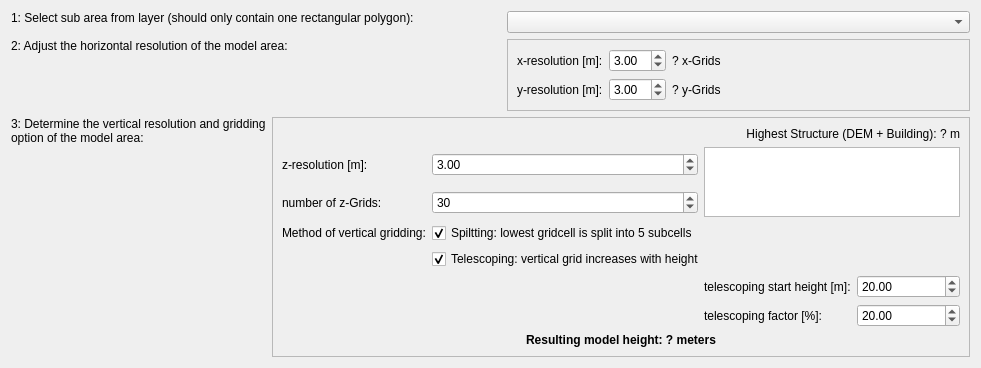
                    <widget class="QWidget" name="tab_2">
                     <attribute name="title">
                      <string>General Settings</string>
                     </attribute>
                     <layout class="QGridLayout" name="gridLayout_11">
                      <item row="3" column="1" rowspan="2" colspan="3">
                       <widget class="QFrame" name="frm_vertExt">
                        <property name="frameShape">
                         <enum>QFrame::Shape::StyledPanel</enum>
                        </property>
                        <property name="frameShadow">
                         <enum>QFrame::Shadow::Raised</enum>
                        </property>
                        <layout class="QGridLayout" name="gridLayout_13">
                         <item row="14" column="0" colspan="4">
                          <widget class="QLabel" name="l_zHeight">
                           <property name="sizePolicy">
                            <sizepolicy hsizetype="Expanding" vsizetype="Preferred">
                             <horstretch>0</horstretch>
                             <verstretch>0</verstretch>
                            </sizepolicy>
                           </property>
                           <property name="font">
                            <font>
                             <bold>true</bold>
                            </font>
                           </property>
                           <property name="text">
                            <string>Resulting model height: ? meters</string>
                           </property>
                           <property name="alignment">
                            <set>Qt::AlignmentFlag::AlignCenter</set>
                           </property>
                          </widget>
                         </item>
                         <item row="12" column="2">
                          <widget class="QLabel" name="l_zGrids_4">
                           <property name="text">
                            <string>telescoping factor [%]:</string>
                           </property>
                          </widget>
                         </item>
                         <item row="4" column="1">
                          <widget class="QgsSpinBox" name="se_zGrids">
                           <property name="sizePolicy">
                            <sizepolicy hsizetype="Minimum" vsizetype="Fixed">
                             <horstretch>0</horstretch>
                             <verstretch>0</verstretch>
                            </sizepolicy>
                           </property>
                           <property name="minimum">
                            <number>1</number>
                           </property>
                           <property name="value">
                            <number>30</number>
                           </property>
                           <property name="showClearButton">
                            <bool>false</bool>
                           </property>
                           <property name="clearValue">
                            <bool>false</bool>
                           </property>
                          </widget>
                         </item>
                         <item row="3" column="2" rowspan="2" colspan="2">
                          <widget class="QTextBrowser" name="tb_zPreview">
                           <property name="sizePolicy">
                            <sizepolicy hsizetype="Expanding" vsizetype="Expanding">
                             <horstretch>0</horstretch>
                             <verstretch>0</verstretch>
                            </sizepolicy>
                           </property>
                          </widget>
                         </item>
                         <item row="12" column="3">
                          <widget class="QgsDoubleSpinBox" name="se_teleStretch">
                           <property name="minimum">
                            <double>0.000000000000000</double>
                           </property>
                           <property name="maximum">
                            <double>30.000000000000000</double>
                           </property>
                           <property name="value">
                            <double>20.000000000000000</double>
                           </property>
                           <property name="showClearButton">
                            <bool>false</bool>
                           </property>
                          </widget>
                         </item>
                         <item row="4" column="0">
                          <widget class="QLabel" name="l_zGrids">
                           <property name="text">
                            <string>number of z-Grids:</string>
                           </property>
                          </widget>
                         </item>
                         <item row="3" column="1">
                          <widget class="QgsDoubleSpinBox" name="se_dz">
                           <property name="sizePolicy">
                            <sizepolicy hsizetype="Preferred" vsizetype="Fixed">
                             <horstretch>0</horstretch>
                             <verstretch>0</verstretch>
                            </sizepolicy>
                           </property>
                           <property name="minimum">
                            <double>0.500000000000000</double>
                           </property>
                           <property name="maximum">
                            <double>99.000000000000000</double>
                           </property>
                           <property name="singleStep">
                            <double>0.500000000000000</double>
                           </property>
                           <property name="value">
                            <double>3.000000000000000</double>
                           </property>
                           <property name="showClearButton">
                            <bool>false</bool>
                           </property>
                           <property name="clearValue">
                            <bool>false</bool>
                           </property>
                          </widget>
                         </item>
                         <item row="10" column="2">
                          <widget class="QLabel" name="l_zGrids_3">
                           <property name="text">
                            <string>telescoping start height [m]:</string>
                           </property>
                          </widget>
                         </item>
                         <item row="10" column="3">
                          <widget class="QgsDoubleSpinBox" name="se_teleStart">
                           <property name="minimum">
                            <double>0.000000000000000</double>
                           </property>
                           <property name="maximum">
                            <double>99999.990000000005239</double>
                           </property>
                           <property name="value">
                            <double>20.000000000000000</double>
                           </property>
                           <property name="showClearButton">
                            <bool>false</bool>
                           </property>
                          </widget>
                         </item>
                         <item row="3" column="0">
                          <widget class="QLabel" name="l_zGrids_2">
                           <property name="text">
                            <string>z-resolution [m]:</string>
                           </property>
                          </widget>
                         </item>
                         <item row="0" column="1" colspan="3">
                          <widget class="QLabel" name="l_highestStruct">
                           <property name="sizePolicy">
                            <sizepolicy hsizetype="Expanding" vsizetype="Preferred">
                             <horstretch>0</horstretch>
                             <verstretch>0</verstretch>
                            </sizepolicy>
                           </property>
                           <property name="text">
                            <string>Highest Structure (DEM + Building): ? m</string>
                           </property>
                           <property name="alignment">
                            <set>Qt::AlignmentFlag::AlignRight|Qt::AlignmentFlag::AlignTrailing|Qt::AlignmentFlag::AlignVCenter</set>
                           </property>
                          </widget>
                         </item>
                         <item row="5" column="0">
                          <widget class="QLabel" name="l_zGrids_5">
                           <property name="text">
                            <string>Method of vertical gridding:</string>
                           </property>
                          </widget>
                         </item>
                         <item row="7" column="1" colspan="3">
                          <widget class="QCheckBox" name="chk_useTelescoping">
                           <property name="text">
                            <string>Telescoping: vertical grid increases with height</string>
                           </property>
                           <property name="checked">
                            <bool>true</bool>
                           </property>
                          </widget>
                         </item>
                         <item row="5" column="1">
                          <widget class="QCheckBox" name="chk_useSplitting">
                           <property name="text">
                            <string>Spiltting: lowest gridcell is split into 5 subcells</string>
                           </property>
                           <property name="checked">
                            <bool>true</bool>
                           </property>
                          </widget>
                         </item>
                        </layout>
                       </widget>
                      </item>
                      <item row="0" column="2" colspan="2">
                       <widget class="QgsMapLayerComboBox" name="cb_subArea">
                        <property name="currentIndex">
                         <number>-1</number>
                        </property>
                        <property name="allowEmptyLayer">
                         <bool>true</bool>
                        </property>
                       </widget>
                      </item>
                      <item row="1" column="0" colspan="2">
                       <widget class="QLabel" name="label_29">
                        <property name="text">
                         <string>2: Adjust the horizontal resolution of the model area:</string>
                        </property>
                        <property name="alignment">
                         <set>Qt::AlignmentFlag::AlignLeading|Qt::AlignmentFlag::AlignLeft|Qt::AlignmentFlag::AlignTop</set>
                        </property>
                        <property name="wordWrap">
                         <bool>true</bool>
                        </property>
                       </widget>
                      </item>
                      <item row="3" column="0">
                       <widget class="QLabel" name="label_30">
                        <property name="sizePolicy">
                         <sizepolicy hsizetype="Minimum" vsizetype="Preferred">
                          <horstretch>0</horstretch>
                          <verstretch>0</verstretch>
                         </sizepolicy>
                        </property>
                        <property name="text">
                         <string>3: Determine the vertical resolution and gridding option of the model area:</string>
                        </property>
                        <property name="alignment">
                         <set>Qt::AlignmentFlag::AlignLeading|Qt::AlignmentFlag::AlignLeft|Qt::AlignmentFlag::AlignTop</set>
                        </property>
                        <property name="wordWrap">
                         <bool>true</bool>
                        </property>
                       </widget>
                      </item>
                      <item row="1" column="2" colspan="2">
                       <widget class="QFrame" name="frm_horExt">
                        <property name="sizePolicy">
                         <sizepolicy hsizetype="Minimum" vsizetype="Preferred">
                          <horstretch>0</horstretch>
                          <verstretch>0</verstretch>
                         </sizepolicy>
                        </property>
                        <property name="frameShape">
                         <enum>QFrame::Shape::StyledPanel</enum>
                        </property>
                        <property name="frameShadow">
                         <enum>QFrame::Shadow::Raised</enum>
                        </property>
                        <layout class="QGridLayout" name="gridLayout_12">
                         <item row="2" column="0">
                          <widget class="QLabel" name="l_xGrids_3">
                           <property name="text">
                            <string>y-resolution [m]:</string>
                           </property>
                          </widget>
                         </item>
                         <item row="2" column="1">
                          <widget class="QgsDoubleSpinBox" name="se_dy">
                           <property name="sizePolicy">
                            <sizepolicy hsizetype="Minimum" vsizetype="Fixed">
                             <horstretch>0</horstretch>
                             <verstretch>0</verstretch>
                            </sizepolicy>
                           </property>
                           <property name="minimum">
                            <double>0.500000000000000</double>
                           </property>
                           <property name="maximum">
                            <double>99.000000000000000</double>
                           </property>
                           <property name="singleStep">
                            <double>0.500000000000000</double>
                           </property>
                           <property name="value">
                            <double>3.000000000000000</double>
                           </property>
                           <property name="showClearButton">
                            <bool>false</bool>
                           </property>
                           <property name="clearValue">
                            <bool>false</bool>
                           </property>
                          </widget>
                         </item>
                         <item row="0" column="1">
                          <widget class="QgsDoubleSpinBox" name="se_dx">
                           <property name="minimum">
                            <double>0.500000000000000</double>
                           </property>
                           <property name="maximum">
                            <double>99.000000000000000</double>
                           </property>
                           <property name="singleStep">
                            <double>0.500000000000000</double>
                           </property>
                           <property name="value">
                            <double>3.000000000000000</double>
                           </property>
                           <property name="showClearButton">
                            <bool>false</bool>
                           </property>
                           <property name="clearValue">
                            <bool>false</bool>
                           </property>
                          </widget>
                         </item>
                         <item row="2" column="2">
                          <widget class="QLabel" name="l_yGrids">
                           <property name="sizePolicy">
                            <sizepolicy hsizetype="Expanding" vsizetype="Preferred">
                             <horstretch>0</horstretch>
                             <verstretch>0</verstretch>
                            </sizepolicy>
                           </property>
                           <property name="text">
                            <string>? y-Grids</string>
                           </property>
                          </widget>
                         </item>
                         <item row="0" column="2">
                          <widget class="QLabel" name="l_xGrids">
                           <property name="text">
                            <string>? x-Grids</string>
                           </property>
                          </widget>
                         </item>
                         <item row="0" column="0">
                          <widget class="QLabel" name="l_xGrids_2">
                           <property name="text">
                            <string>x-resolution [m]:</string>
                           </property>
                          </widget>
                         </item>
                        </layout>
                       </widget>
                      </item>
                      <item row="0" column="0" colspan="2">
                       <widget class="QLabel" name="label_20">
                        <property name="text">
                         <string>1: Select sub area from layer (should only contain one rectangular polygon):</string>
                        </property>
                        <property name="alignment">
                         <set>Qt::AlignmentFlag::AlignLeading|Qt::AlignmentFlag::AlignLeft|Qt::AlignmentFlag::AlignTop</set>
                        </property>
                        <property name="wordWrap">
                         <bool>true</bool>
                        </property>
                       </widget>
                      </item>
                     </layout>
                    </widget>
